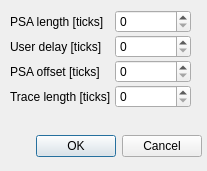
<?xml version="1.0" encoding="UTF-8"?>
<ui version="4.0">
 <class>psaSettings</class>
 <widget class="QDialog" name="psaSettings">
  <property name="geometry">
   <rect>
    <x>0</x>
    <y>0</y>
    <width>207</width>
    <height>171</height>
   </rect>
  </property>
  <property name="windowTitle">
   <string>PSA Settings</string>
  </property>
  <widget class="QWidget" name="">
   <property name="geometry">
    <rect>
     <x>10</x>
     <y>10</y>
     <width>181</width>
     <height>111</height>
    </rect>
   </property>
   <layout class="QFormLayout" name="formLayout">
    <property name="fieldGrowthPolicy">
     <enum>QFormLayout::AllNonFixedFieldsGrow</enum>
    </property>
    <property name="horizontalSpacing">
     <number>4</number>
    </property>
    <property name="verticalSpacing">
     <number>2</number>
    </property>
    <item row="0" column="0">
     <widget class="QLabel" name="label_2">
      <property name="text">
       <string>PSA length [ticks]</string>
      </property>
     </widget>
    </item>
    <item row="0" column="1">
     <widget class="QSpinBox" name="psaLength"/>
    </item>
    <item row="1" column="0">
     <widget class="QLabel" name="label_3">
      <property name="text">
       <string>User delay [ticks]</string>
      </property>
     </widget>
    </item>
    <item row="1" column="1">
     <widget class="QSpinBox" name="userDelay"/>
    </item>
    <item row="2" column="0">
     <widget class="QLabel" name="label_4">
      <property name="text">
       <string>PSA offset [ticks]</string>
      </property>
     </widget>
    </item>
    <item row="2" column="1">
     <widget class="QSpinBox" name="psaOffset"/>
    </item>
    <item row="3" column="0">
     <widget class="QLabel" name="label">
      <property name="text">
       <string>Trace length [ticks]</string>
      </property>
     </widget>
    </item>
    <item row="3" column="1">
     <widget class="QSpinBox" name="traceLength"/>
    </item>
   </layout>
  </widget>
  <widget class="QDialogButtonBox" name="buttonBox">
   <property name="geometry">
    <rect>
     <x>10</x>
     <y>130</y>
     <width>192</width>
     <height>33</height>
    </rect>
   </property>
   <property name="standardButtons">
    <set>QDialogButtonBox::Cancel|QDialogButtonBox::Ok</set>
   </property>
  </widget>
 </widget>
 <resources/>
 <connections/>
</ui>
